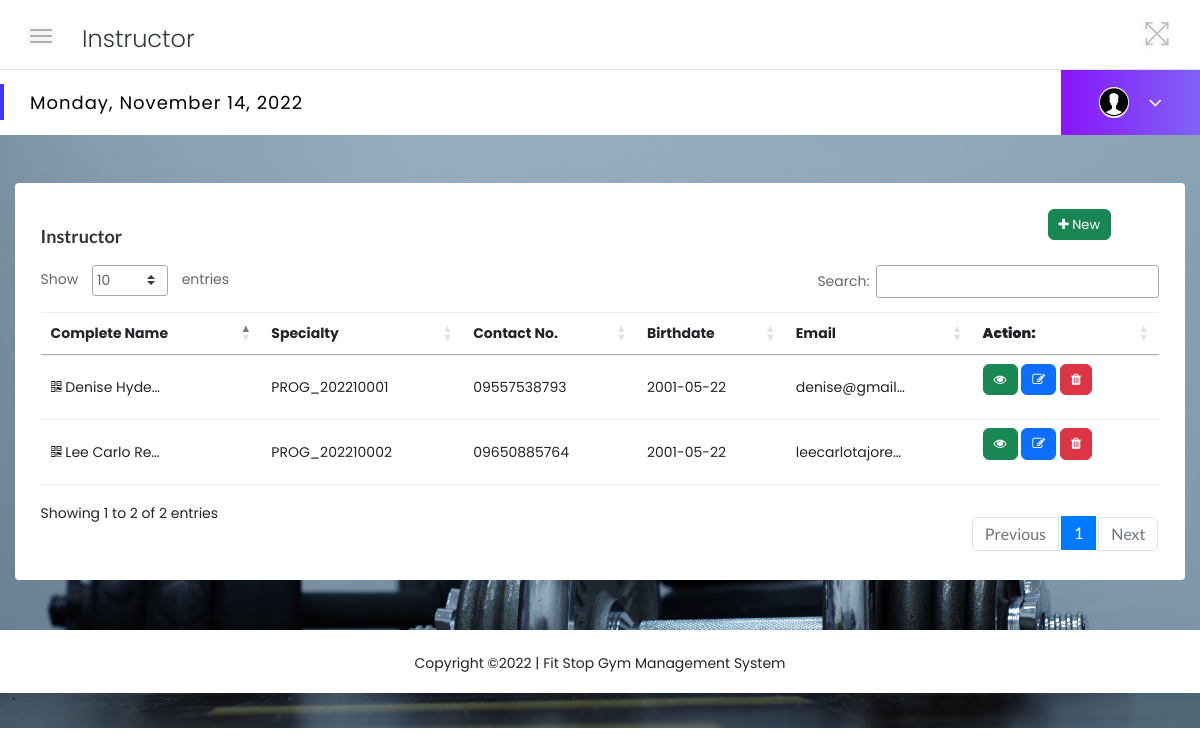
Page /module/instructor.php on the committed database.
### tables this page shows
CREATE TABLE `tbl_instructor` (
  `instructor_id` varchar(50) NOT NULL,
  `instructor_program` varchar(50) NOT NULL,
  `instructor_firstname` varchar(50) NOT NULL,
  `instructor_middlename` varchar(50) NOT NULL,
  `instructor_lastname` varchar(50) NOT NULL,
  `instructor_contactnumber` varchar(15) NOT NULL,
  `instructor_birthdate` date NOT NULL,
  `instructor_email` varchar(50) NOT NULL
);

### module/instructor.php (the view, shortened to what this page needs)
<!doctype html>
<html class="no-js" lang="en">
<head>
    <link rel="stylesheet" href="../assets/css/bootstrap.min.css">
    <link rel="stylesheet" href="../assets/css/font-awesome.min.css">
    <link rel="stylesheet" href="../assets/css/themify-icons.css">
    <link rel="stylesheet" href="../assets/css/metisMenu.css">
    <link rel="stylesheet" href="../assets/css/owl.carousel.min.css">
    <link rel="stylesheet" href="../assets/css/slicknav.min.css">
    <link rel="stylesheet" href="https://www.amcharts.com/lib/3/plugins/export/export.css" type="text/css"
        media="all" />
    <link rel="stylesheet" type="text/css" href="https://cdn.datatables.net/1.10.19/css/jquery.dataTables.css">
    <link rel="stylesheet" type="text/css" href="https://cdn.datatables.net/1.10.18/css/dataTables.bootstrap4.min.css">
    <link rel="stylesheet" href="https://cdn.datatables.net/1.12.1/css/dataTables.bootstrap5.min.css">
    <link rel="stylesheet" type="text/css"
        href="https://cdn.datatables.net/responsive/2.2.3/css/responsive.bootstrap.min.css">
    <link rel="stylesheet" type="text/css"
        href="https://cdn.datatables.net/responsive/2.2.3/css/responsive.jqueryui.min.css">
    <link href="https://cdn.jsdelivr.net/npm/bootstrap@5.2.1/dist/css/bootstrap.min.css" rel="stylesheet">
    <link rel="stylesheet" href="../assets/css/typography.css">
    <link rel="stylesheet" href="../assets/css/default-css.css">
    <link rel="stylesheet" href="../assets/css/styles.css">
    <link rel="stylesheet" href="../assets/css/responsive.css">
    <link rel="stylesheet" href="../assets/css/hide-show.css">
    <link rel="stylesheet" href="../assets/css/deleteModal.css">
    <link rel="stylesheet" href="../assets/css/note.css">
    <link rel="stylesheet" href="https://maxcdn.bootstrapcdn.com/font-awesome/4.7.0/css/font-awesome.min.css">
</head>
<body>
    <div class="page-container">
        <div class="main-content"
            style="background-image: url(../assets/images/img/4.jpg); height: 100%; background-position: center; background-repeat: no-repeat; background-size: cover;">
            <div class="header-area">
                <div class="row align-items-center">
                    <div class="col-md-6 col-sm-8 clearfix">
                        <div class="nav-btn pull-left">
                            <span></span>
                            <span></span>
                            <span></span>
                        </div>
                        <div class="breadcrumbs-area clearfix" style="margin-top:  10px;">
                            <h4 class="page-title pull-left">Instructor </h4>
                        </div>
                    </div>
                    <div class="col-md-6 col-sm-4 clearfix">
                        <ul class="notification-area pull-right">
                            <li id="full-view"><i class="ti-fullscreen"></i></li>
                        </ul>
                    </div>
                </div>
            </div>
            <?php
        include '../includes/theme/navbar.php';
        ?>
            <div class="main-content-inner"
                style="background-image: url(../assets/images/img/4.jpg); height: 200%; background-position: fixed; background-repeat: no-repeat; background-size: cover;">
                <div class="row">
                    <div class="col-12 mt-5">
                        <div class="card">
                            <div class="card-body"><button type="button" class="btn btn-success btn-xs mb-3"
                                    data-toggle="modal" data-target="#add" style="margin-left: 90%;"><i
                                        class="fa fa-plus"></i> New</button>
                                <h4 class="header-title" style="margin-top: -30px;">Instructor </h4>
                                <?php
                                    $pdo = New PDO ('mysql:host=localhost;port=3306;dbname=fitstop_db', 'root', '' );
                                    $pdo->setAttribute (PDO::ATTR_ERRMODE, PDO::ERRMODE_EXCEPTION);
                                        $statement = $pdo->prepare('SELECT * FROM tbl_instructor, tbl_category WHERE  tbl_category.workoutclass_id = tbl_instructor.instructor_program');                                                                                $statement->execute();
                                        $instructorclasses = $statement->fetchAll(PDO::FETCH_ASSOC);
                                    ?>
                                <div class="data-tables datatable-" style=" white-space: nowrap;">
                                    <table id="example" style="width:100%">
                                        <thead class="text-capitalize">
                                            <tr>
                                                <th>Complete Name</th>
                                                <th>Specialty</th>
                                                <th>Contact No.</th>
                                                <th>Birthdate</th>
                                                <th>Email</th>
                                                <th><strong>Action:</strong></th>
                                            </tr>
                                        </thead>
                                        <tbody>
                                            <?php foreach($instructorclasses as $i => $instructorclass): ?>
                                            <tr>
                                                <td>
                                                    <div class="readmore less" id="desc"><span
                                                            class="fa fa-qrcode"></span>
                                                        <?php echo $instructorclass['instructor_firstname'].' '. $instructorclass['instructor_middlename'].' '. $instructorclass['instructor_lastname'];?>
                                                    </div>
                                                </td>
                                                <td><?php echo $instructorclass['instructor_program'];?></td>
                                                <td><?php echo $instructorclass['instructor_contactnumber'];?></td>
                                                <td><?php echo $instructorclass['instructor_birthdate'];?></td>
                                                <td>
                                                    <div class="readmore less" id="desc">
                                                        <?php echo $instructorclass['instructor_email'];?>
                                                    </div>
                                                </td>
                                                <td>
                                                    <button type="button" class="btn btn-success btn-xs mb-3"
                                                        data-toggle="modal" data-toggle="tooltip" data-placement="top"
                                                        title="View"
                                                        data-target="#view-<?php echo $instructorclass['instructor_id'];?>"><i
                                                            class="fa fa-eye"> </i> </button>
                                                    <button type="button" class="btn btn-primary btn-xs mb-3"
                                                        data-toggle="modal" data-toggle="tooltip" data-placement="top"
                                                        title="Edit"
                                                        data-target="#edit-<?php echo $instructorclass['instructor_id'];?>"><i
                                                            class="fa fa-edit"> </i> </button>
                                                    <button type="button" class="btn btn-danger btn-xs mb-3"
                                                        data-toggle="modal" data-toggle="tooltip" data-placement="top"
                                                        title="Delete"
                                                        data-target="#delete-<?php echo $instructorclass['instructor_id'];?>"><i
                                                            class="fa fa-trash"> </i> </button>
                                                </td>
                                            </tr>
                                            <?php endforeach; ?>
                                        </tbody>
                                    </table>
                                </div>
                            </div>
                        </div>
                    </div>
                </div>
            </div>
        </div>
        <?php
       include '../includes/theme/footer.php'
       ?>
    </div>
</body>
</html>

### assets/css/styles.css (style rules this page uses)
.page-container { width: 100%; height: 100%; min-height: 100vh; padding-left: 280px; -webkit-transition: padding-left 0.3s ease 0s; transition: padding-left 0.3s ease 0s; }
.sbar_collapsed.page-container { padding-left: 0; }
.card { border: none; border-radius: 4px; background-color: #fff; -webkit-transition: all 0.3s ease 0s; transition: all 0.3s ease 0s; }
.card-body { padding: 25.6px; padding: 1.6rem; }
.main-content { width: 100%; background: #F3F8FB; }
.main-content-inner { padding: 0 30px 50px; }
.header-area { padding: 15px 30px; background: #fff; border-bottom: 1px solid #d8e3e7; }
.nav-btn { margin: 10px 30px 0 0; cursor: pointer; }
.nav-btn span { display: block; width: 22px; height: 2px; background: #b3aaaa; margin: 4px 0; border-radius: 15px; -webkit-transition: all 0.3s ease 0s; transition: all 0.3s ease 0s; box-shadow: 0 0 0 4px rgba(99, 96, 96, 0.03); }
.nav-btn span:nth-child(2) { opacity: 0; }
.nav-btn span:first-child { -webkit-transform: rotate(45deg)translate(5px, 5px); transform: rotate(45deg)translate(5px, 5px); }
.nav-btn span:last-child { -webkit-transform: rotate(-45deg)translate(3px, -3px); transform: rotate(-45deg)translate(3px, -3px); }
.sbar_collapsed .nav-btn span { transform: none; opacity: 1; }
.notification-area { -webkit-user-select: none; -moz-user-select: none; -ms-user-select: none; user-select: none; position: relative; z-index: 1; }
.notification-area li { display: inline-block; margin-left: 20px; cursor: pointer; -webkit-user-select: none; -moz-user-select: none; -ms-user-select: none; user-select: none; }
.notification-area li>i { font-size: 26px; color: #bdbcbc; vertical-align: middle; text-shadow: 0 0 8px rgba(0, 0, 0, 0.12); -webkit-transition: color 0.3s ease 0s; transition: color 0.3s ease 0s; }
.notification-area li#full-view { display: inline-block; }
.page-title { font-size: 24px; font-weight: 300; color: #313b3d; letter-spacing: 0; margin-right: 30px; }
.header-title { font-family: 'Lato', sans-serif; font-size: 18px; font-weight: 600; letter-spacing: 0; color: #333; text-transform: capitalize; margin-bottom: 17px; }
.btn { padding: 11px 17px; font-size: 13px; letter-spacing: 0; }
.btn-xs { padding: 5px 10px; }
table tr th { border-bottom: none; }
table tr th, table tr td { border-top: 1px solid rgba(120, 130, 140, 0.13) !important; }
table.dataTable.no-footer { border-bottom: 1px solid rgba(120, 130, 140, 0.13) !important; }
table.dataTable thead th, table.dataTable thead td { border-bottom-color: transparent; }

### assets/css/hide-show.css (style rules this page uses)
.readmore { width: 110px; }
.readmore.less { white-space: nowrap; text-overflow: ellipsis; overflow: hidden; }

### assets/css/deleteModal.css (style rules this page uses)
body { font-family: 'Varela Round', sans-serif; }

### time/realtime.css (style rules this page uses)
* { margin: 0; padding: 0; box-sizing: border-box; font-family: 'Poppins', sans-serif; }

### rows in the picture
tbl_instructor: instructor_firstname "Lee Carlo", instructor_middlename "Re…", instructor_program "PROG_202210002", instructor_contactnumber "09650885764", instructor_birthdate "2001-05-22", instructor_email "leecarlotajore…"
tbl_instructor: instructor_firstname "Denise", instructor_middlename "Hyde…", instructor_program "PROG_202210001", instructor_contactnumber "09557538793", instructor_birthdate "2001-05-22", instructor_email "denise@gmail…"
